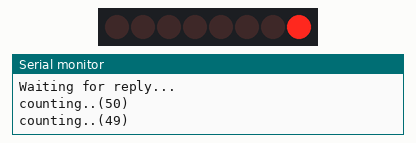
A sketch run on a simulated Arduino Uno, built with avr-gcc and run on an emulated ATmega328P. On the bench: 8 shift-register outputs drawn as a row of LEDs (first output left, lit = HIGH), the last lines printed to the serial monitor. Random numbers use the default seed unless the sketch sets one.

Above: at 16.1 s.
At 28.1 s:
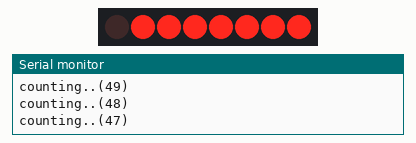
At 34.1 s:
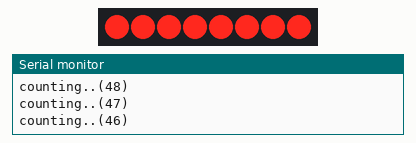
Timing chart, 0 to 35.6 s (numbered marks = the images above):
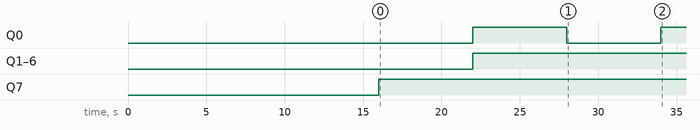

Measured:
- by itself, Q0: LOW → HIGH at 22.0 s, → LOW 6.0 s later, → HIGH 6.0 s later
- by itself, Q1–6: LOW → HIGH at 22.0 s
- by itself, Q7: LOW → HIGH at 16.0 s

The sketch:

Twitter_HW.ino
```cpp
// Twitter client sketch for ENC28J60 based Ethernet Shield. Uses
// arduino-tweet.appspot.com as a OAuth gateway.
// Step by step instructions:
//
//  1. Get a oauth token:
//     http://arduino-tweet.appspot.com/oauth/twitter/login
//  2. Put the token value in the TOKEN define below
//  3. Run the sketch!
//
//  WARNING: Don't send more than 1 tweet per minute!
//  WARNING: This example uses insecure HTTP and not HTTPS.
//  The API key will be sent over the wire in plain text.
//  NOTE: Twitter rejects tweets with identical content as dupes (returns 403)

#include <EtherCard.h>
//#include <avr/wdt.h>

// OAUTH key from http://arduino-tweet.appspot.com/
#define TOKEN   "753435446261055488-8uHaIvhCcjInD28tUQluxSKLg9pV4Mu"
const char* const warning PROGMEM = ", Warning!!!";
const char* const level PROGMEM = "Lvl: ";

// Sensor Constant
const uint16_t LVMAX PROGMEM = 310;
const uint16_t LVMIN PROGMEM = 160;
const int analogPin = 5;

// Shift-registers Offline-Level Meter
//Pin connected to ST_CP of 74HC595
const int latchPin = 5;
//Pin connected to SH_CP of 74HC595
const int clockPin = 4;
////Pin connected to DS of 74HC595
const int dataPin = 6;

// auto-reset
const int selfreset = 8;

// ethernet interface mac address, must be unique on the LAN
byte mymac[] = { 0x74,0x69,0x69,0x2D,0x30,0xEE };

const char website[] PROGMEM = "arduino-tweet.appspot.com";

static byte session;

byte Ethernet::buffer[600];
Stash stash;

// ethernet interface ip address
static byte myip[] = { 192,168,128,166 };
// gateway ip address
static byte mygwip[] = { 192,168,128,3 };
// ethernet interface ip address
static byte mydnsip[] = { 192,168,128,3 };
// gateway ip address
static byte mymaskip[] = { 255,255,252,0 };

//unsigned long previousMillis = 0;        // will store last time LED was updated

// constants won't change :
//const long interval = 6000;           // interval at which to blink (milliseconds)

void setup () {
  SERIAL_OUT_SETUP();
  Serial.begin(57600);
  Serial.println("\n[Twitter Client]");
  eth_init();
  eth_dnslookup();
  update_level_meter(read_sensor());
  sendToTwitter();
}

void loop () {
  Serial.println(F("Waiting for reply..."));
  unsigned long waiting_time = millis() + 10000;
  while(!eth_reply()){
  //wdt_enable(WDTO_8S);
    if(millis()>= waiting_time) {
      break;
    }
  }

  for(int i = 0; i<50; i++){
    Serial.print("counting..(");
    Serial.print(50-i);
    Serial.println(")");
    delay(6000);
    update_level_meter(read_sensor());
  }

  //eth_init();
  eth_dnslookup();
  sendToTwitter();
}

void sendToTwitter () {
  Serial.println(F("Sending tweet..."));
  byte sd = stash.create();

  //const char tweet[] = "@h2ohw works!";
  stash.print("token=");
  stash.print(TOKEN);
  stash.print("&status=");
  stash.print(level);
  stash.print(read_sensor());
  stash.print("%");
  if(notif(read_sensor())){
    stash.print(warning);
  }
  stash.println();
  stash.save();
  int stash_size = stash.size();

  // Compose the http POST request, taking the headers below and appending
  // previously created stash in the sd holder.
  Stash::prepare(PSTR("POST http://$F/update HTTP/1.0" "\r\n"
    "Host: $F" "\r\n"
    "Content-Length: $D" "\r\n"
    "\r\n"
    "$H"),
  website, website, stash_size, sd);

  // send the packet - this also releases all stash buffers once done
  // Save the session ID so we can watch for it in the main loop.
  session = ether.tcpSend();
  int freeCount = stash.freeCount();
  if (freeCount <= 3) {   Stash::initMap(56); }
}

/***   Ethernet Area    ***/
void eth_init(void){
  if (ether.begin(sizeof Ethernet::buffer, mymac, 10) == 0) // 10 for Pro Mini, 53 for Mega, 8 for Uno
    Serial.println(F("Failed to access Ethernet controller"));
  /*if (!ether.staticSetup(myip, mygwip, mydnsip, mymaskip))
    Serial.println(F("static setup failed"));*/
  if (!ether.dhcpSetup())
    Serial.println(F("DHCP failed"));

  ether.printIp("IP:  ", ether.myip);
  ether.printIp("GW:  ", ether.gwip);
  ether.printIp("DNS: ", ether.dnsip);
  ether.printIp("mask: ", ether.netmask);
}

void eth_dnslookup(void){
   if (!ether.dnsLookup(website))
    Serial.println(F("DNS failed"));

   ether.printIp("SRV: ", ether.hisip);
}

/*char* postval(void){
  String temp = "";
  temp = level + String(read_sensor(),DEC) + "%";

  if(notif(read_sensor())){
    //temp = temp + warning;
  }

  char* val = strdup(temp.c_str());
  return val;
}*/

/*** Sensor Area ***/
uint16_t read_sensor(void){
  uint16_t val;
  uint16_t percentage;
  //val = analogRead(analogPin); // READ FROM THE REAL SENSOR
  val = random(LVMIN, LVMAX); //FOR TESTING
  percentage = map(val, LVMIN, LVMAX, 0, 105);
  if(percentage > 100){
    percentage = 100;
  }
  return (percentage);
}

bool notif(uint16_t percentage){
  if(percentage < 20) {
    return true;
  }
  return false;
}

void SERIAL_OUT_SETUP(void)
{
  //set pins to output because they are addressed in the main loop
  pinMode(latchPin, OUTPUT);
  pinMode(clockPin, OUTPUT);
  pinMode(dataPin, OUTPUT);
  //pinMode(selfreset, OUTPUT);
  //digitalWrite(selfreset, HIGH);
}

void update_level_meter(uint16_t percentage){
  byte leds = 0x00;

  if ((percentage > 4)&&(percentage < 13)){
    leds = B00000001;
  }
  if ((percentage >= 13)&&(percentage < 25)){
    leds = B00000011;
  }
  if ((percentage >= 25)&&(percentage < 38)){
    leds = B00000111;
  }
  if ((percentage >= 38)&&(percentage < 50)){
    leds = B00001111;
  }
  if ((percentage >= 50)&&(percentage < 63)){
    leds = B00011111;
  }
  if ((percentage >= 63)&&(percentage < 75)){
    leds = B00111111;
  }
  if ((percentage >= 75)&&(percentage < 88)){
    leds = B01111111;
  }
  if ((percentage >= 88)&&(percentage <= 100)){
    leds = B11111111;
  }

  digitalWrite(latchPin, LOW);
  shiftOut(dataPin, clockPin, LSBFIRST, leds);
  digitalWrite(latchPin, HIGH);
  //delay(500);
}

bool eth_reply(void){
  ether.packetLoop(ether.packetReceive());

  const char* reply = ether.tcpReply(session);
  if (reply != 0) {
    Serial.println(F("Got a response!"));
    Serial.println(reply);
    //is_tweet_sent = check_server_response(reply);
    return true;
  }
  return false;
}

void soft_autoreset (void)
{
  /* Setup : pinMode(selfreset, OUTPUT);
             digitalWrite(selfreset, HIGH);*/
  digitalWrite(selfreset, LOW);
}
```
